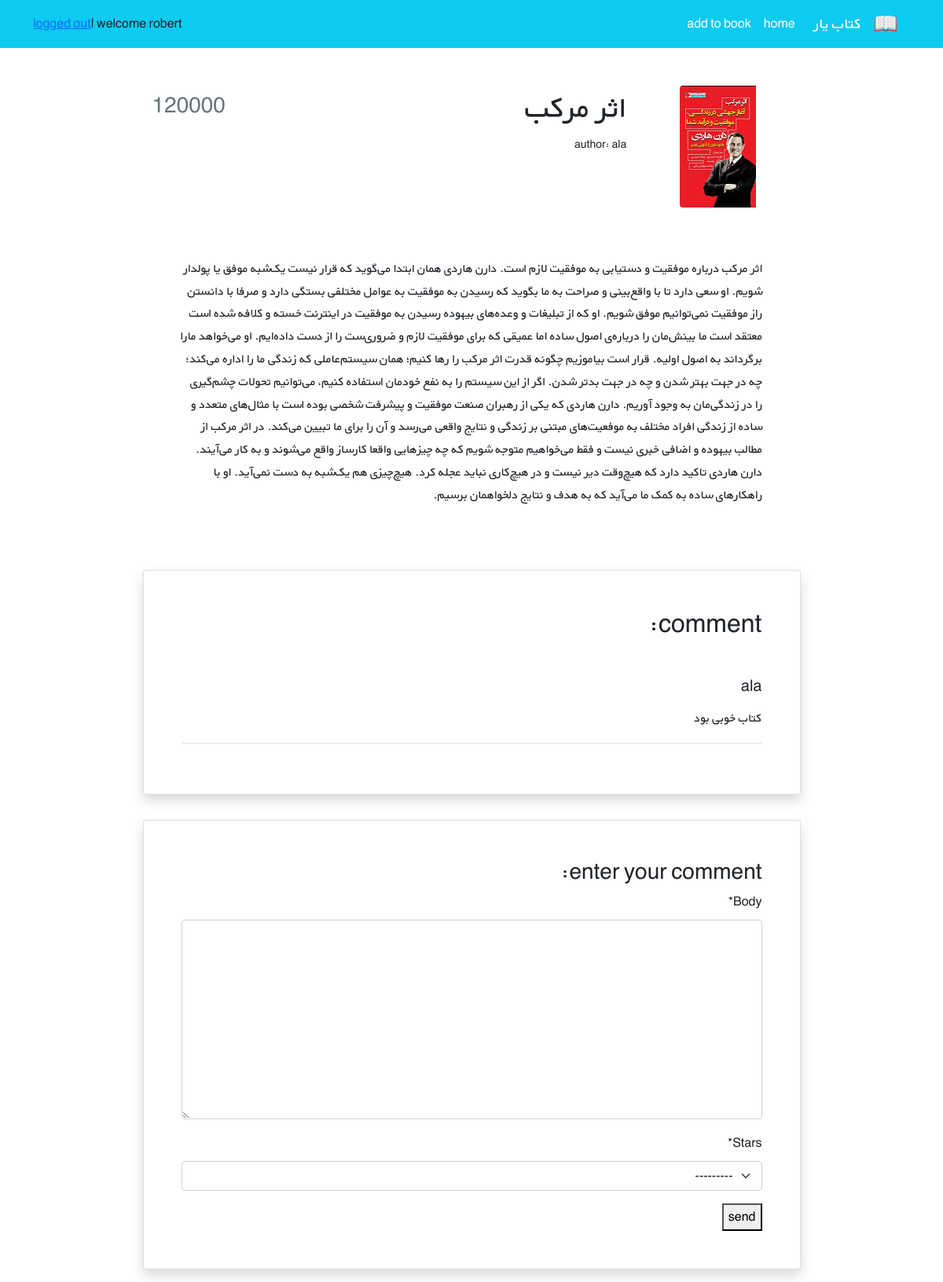
The app's page /books/1/ (signed in) with its own data.
### accounts/models.py (models this page shows)
class CustomUser(AbstractUser):
    pass

### books/models.py (models this page shows, shortened)
class Book(models.Model):
    title = models.CharField(max_length=200)
    author = models.ForeignKey(get_user_model(), on_delete=models.CASCADE, related_name='books')
    description = models.TextField()
    price = models.PositiveIntegerField(default=0)
    cover = models.ImageField(upload_to='covers/', blank=True)
    datetime_created = models.DateTimeField(auto_now_add=True)
    datetime_modified = models.DateTimeField(auto_now=True)
    active = models.BooleanField(default=True)

class Comment(models.Model):
    BOOK_STARS = [
        ('1', 'bad'),
        ('2', 'normal'),
        ('3', 'good'),
    ]
    book = models.ForeignKey(Book, on_delete=models.CASCADE, related_name='comment')
    author = models.ForeignKey(get_user_model(), on_delete=models.CASCADE, related_name='comment')
    body = models.TextField()
    stars = models.CharField(max_length=10, choices=BOOK_STARS)
    active = models.BooleanField(default=True)
    datetime_created = models.DateTimeField(auto_now_add=True)
    datetime_modified = models.DateTimeField(auto_now=True)

### books/views.py (the view)
# urls.py: path('<int:pk>/', views.BookDetailView.as_view(), name='book_detail'),
class BookDetailView(generic.DetailView):
    model = Book
    template_name = 'books/book_detail.html'
    context_object_name = 'book'
    def get_context_data(self, **kwargs):
        context = super().get_context_data(**kwargs)
        context['comment_form'] = CommentForm()
        return context

### books/forms.py
class CommentForm(forms.ModelForm):
    class Meta:
        model = Comment
        fields = ['body', 'stars', ]

### books/templates/books/book_detail.html (shortened to what this page needs)
{% extends '_base.html' %}
{% load crispy_forms_filters %}
{% block content %}
    <div class="container mt-5" dir="rtl">
        <div class="">
            <div class="">
                <div class="d-flex justify-content-center">
                    <div class="row w-sm-75 w-100">
                        <div class="col-xs-12 col-md-3 d-flex justify-content-center">
                            <div>
                                {% if book.cover %}
                                    <img src="{{ book.cover.url }}"
                                         class="img-fluid rounded-start" alt="...">
                                {% endif %}
                            </div>
                        </div>
                        <div class="col-xs-12 col-md-6 text-center text-md-end mt-md-1 mt-4">
                            <h1>{{ book.title }}</h1>
                            <h5 class="small my-1"> author: {{ book.author }}</h5>
                        </div>
                        <div class="col-xs-12 col-md-3 d-flex flex-column">
                            <h3 class="align-self-center pt-2 text-muted align-self-md-end">
                                {{ book.price }}
                            </h3>
                        </div>
                    </div>
                </div>
                <div class="d-flex justify-content-center">
                    <div class="my-3 p-5 w-sm-75 w-100">
                        {{ book.description }}
                    </div>
                </div>
                <div class="d-flex justify-content-center">
                    <div class="card shadow my-3 p-5 w-sm-75 w-100">
                        <h2 class="mb-5">comment:</h2>
                        {% for comment in book.comment.all %}
                            <div class="border-bottom mb-3">
                                <h5 class="mb-3">{{ comment.author }}</h5>
                                <p>{{ comment.body }}</p>
                            </div>
                        {% endfor %}
                    </div>
                </div>
                <div class="d-flex justify-content-center">
                    <div class="card shadow my-3 p-5 w-sm-75 w-100">
                        <h3>enter your comment:</h3>
                        <form action="{% url 'comment_create' book.id %}" method="POST">
                            {{ comment_form|crispy }}
                            <button type="submit">send</button>
                        </form>
                    </div>
                </div>
            </div>
        </div>
    </div>
{% endblock %}

### templates/_base.html (shortened to what this page needs)
{% load static %}
<!doctype html>
<html lang="en">
<head>
    <link href="https://cdn.jsdelivr.net/npm/bootstrap@5.1.3/dist/css/bootstrap.min.css" rel="stylesheet"
>
    <link rel="stylesheet" href="{% static "css/style.css" %}">
</head>
<body>
<nav class="navbar navbar-expand-lg navbar-dark bg-info" dir="rtl">
    <div class="container">
        <a class="navbar-brand" href="#">
            <img src="{% static "icons/book.png" %}" alt="" height="30"
                 class="d-inline-block align-text-top">
        </a>
        <a class="navbar-brand mx-3" href="#">کتاب یار</a>
        <div class="collapse navbar-collapse" id="navbarNavAltMarkup">
            <div class="navbar-nav">
                <a class="nav-link active" aria-current="page" href="{% url 'home' %}">home</a>
                <a class="nav-link active" aria-current="page" href="{% url 'book_create' %}">add to book</a>
            </div>
        </div>
        {% if user.is_authenticated %}
            welcome {{ user.username }} | <a href="{% url 'logout' %}">logged out</a>
        {% else %}
            <a href="{% url 'login' %}">login</a> | <a href="{% url "signup" %}"> signup</a>
        {% endif %}
</nav>
{% block content %}
{% endblock %}
</body>
</html>

### static/css/style.css (style rules this page uses)
* { font-family: 'BYekan', sans-serif; line-height: 1.8rem; }
@media (min-width: 576px) { .w-sm-75 { width: 75%!important; } }

### records on screen
CustomUser: username "robert"
Book: cover (picture), title "اثر مرکب", author "ala", price "120000", description "اثر مرکب درباره موفقیت و دستیابی به موفقیت لازم است. دارن هاردی همان ابتدا می‌گوید که قرار نیست یک‌شبه موفق یا پولدار شویم. او سعی دارد تا با واقع‌بینی و صراحت به ما بگوید که رسیدن به موفقیت به عوامل مختلفی بستگی دارد و صرفا با دانستن راز موفقیت نمی‌توانیم موفق شویم. او که از تبلیغات و وعده‌های بیهوده رسیدن به موفقیت در اینترنت خسته و کلافه شده است معتقد است ما بینش‌مان را درباره‌ی اصول ساده اما عمیقی که برای موفقیت لازم و ضروری‌ست را از دست داده‌ایم. او می‌خواهد مارا برگرداند به اصول اولیه. قرار است بیاموزیم چگونه قدرت اثر مرکب را رها کنیم؛ همان سیستم‌عاملی که زندگی ما را اداره می‌کند؛ چه در جهت بهتر شدن و چه در جهت بدتر شدن. اگر از این سیستم را به نفع خودمان استفاده کنیم، می‌توانیم تحولات…"
Comment: author "ala", body "کتاب خوبی بود"
